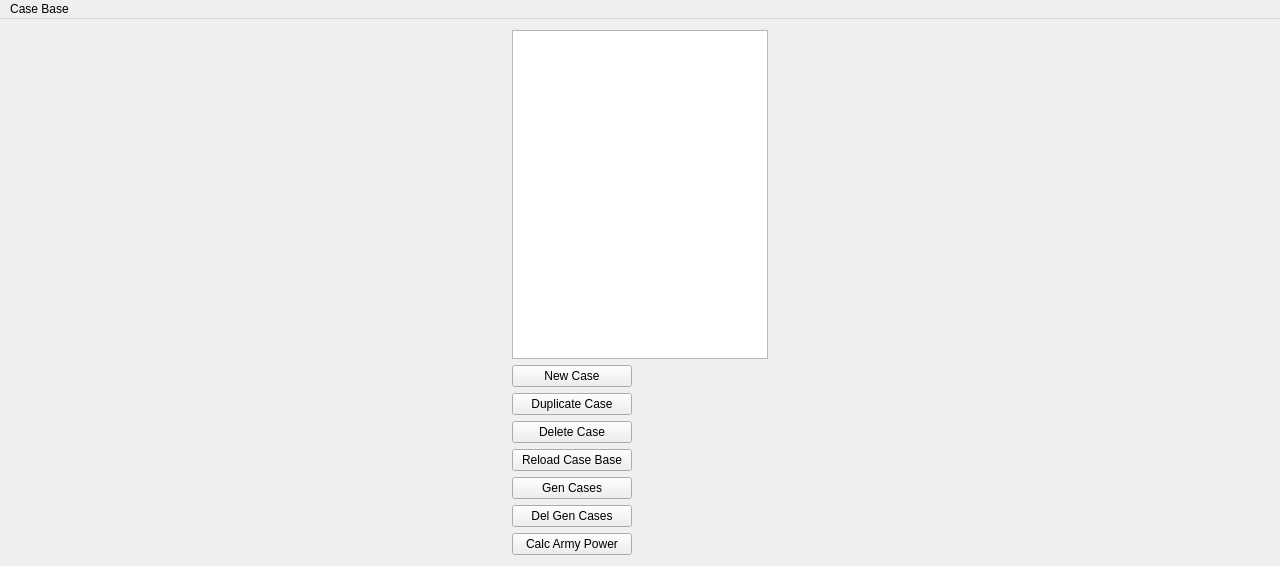
<?xml version="1.0" encoding="UTF-8"?>
<ui version="4.0">
 <class>CaseVisualizerClass</class>
 <widget class="QMainWindow" name="CaseVisualizerClass">
  <property name="geometry">
   <rect>
    <x>0</x>
    <y>0</y>
    <width>1280</width>
    <height>566</height>
   </rect>
  </property>
  <property name="sizePolicy">
   <sizepolicy hsizetype="Preferred" vsizetype="Preferred">
    <horstretch>0</horstretch>
    <verstretch>0</verstretch>
   </sizepolicy>
  </property>
  <property name="minimumSize">
   <size>
    <width>0</width>
    <height>0</height>
   </size>
  </property>
  <property name="contextMenuPolicy">
   <enum>Qt::NoContextMenu</enum>
  </property>
  <property name="windowTitle">
   <string>Case Visualizer</string>
  </property>
  <property name="toolButtonStyle">
   <enum>Qt::ToolButtonTextOnly</enum>
  </property>
  <widget class="QWidget" name="centralWidget">
   <layout class="QHBoxLayout" name="horizontalLayout">
    <item>
     <layout class="QHBoxLayout" name="mainLayout">
      <item>
       <layout class="QGridLayout" name="caseViewLayout"/>
      </item>
      <item>
       <layout class="QVBoxLayout" name="verticalLayout">
        <item>
         <widget class="QListWidget" name="lstCases">
          <property name="sizePolicy">
           <sizepolicy hsizetype="Fixed" vsizetype="Preferred">
            <horstretch>0</horstretch>
            <verstretch>0</verstretch>
           </sizepolicy>
          </property>
          <property name="font">
           <font>
            <family>Tahoma</family>
            <pointsize>8</pointsize>
            <weight>50</weight>
            <italic>false</italic>
            <bold>false</bold>
            <underline>false</underline>
            <strikeout>false</strikeout>
           </font>
          </property>
          <property name="frameShadow">
           <enum>QFrame::Plain</enum>
          </property>
          <property name="alternatingRowColors">
           <bool>true</bool>
          </property>
          <property name="spacing">
           <number>2</number>
          </property>
          <property name="selectionRectVisible">
           <bool>true</bool>
          </property>
          <property name="sortingEnabled">
           <bool>true</bool>
          </property>
         </widget>
        </item>
        <item>
         <widget class="QPushButton" name="btnNewCase">
          <property name="sizePolicy">
           <sizepolicy hsizetype="Fixed" vsizetype="Fixed">
            <horstretch>0</horstretch>
            <verstretch>0</verstretch>
           </sizepolicy>
          </property>
          <property name="minimumSize">
           <size>
            <width>120</width>
            <height>0</height>
           </size>
          </property>
          <property name="text">
           <string>New Case</string>
          </property>
         </widget>
        </item>
        <item>
         <widget class="QPushButton" name="btnDuplicateCase">
          <property name="sizePolicy">
           <sizepolicy hsizetype="Fixed" vsizetype="Fixed">
            <horstretch>0</horstretch>
            <verstretch>0</verstretch>
           </sizepolicy>
          </property>
          <property name="minimumSize">
           <size>
            <width>120</width>
            <height>0</height>
           </size>
          </property>
          <property name="text">
           <string>Duplicate Case</string>
          </property>
         </widget>
        </item>
        <item>
         <widget class="QPushButton" name="btnDeleteCase">
          <property name="sizePolicy">
           <sizepolicy hsizetype="Fixed" vsizetype="Fixed">
            <horstretch>0</horstretch>
            <verstretch>0</verstretch>
           </sizepolicy>
          </property>
          <property name="minimumSize">
           <size>
            <width>120</width>
            <height>0</height>
           </size>
          </property>
          <property name="text">
           <string>Delete Case</string>
          </property>
         </widget>
        </item>
        <item>
         <widget class="QPushButton" name="btnReloadCB">
          <property name="sizePolicy">
           <sizepolicy hsizetype="Fixed" vsizetype="Fixed">
            <horstretch>0</horstretch>
            <verstretch>0</verstretch>
           </sizepolicy>
          </property>
          <property name="minimumSize">
           <size>
            <width>120</width>
            <height>0</height>
           </size>
          </property>
          <property name="text">
           <string>Reload Case Base</string>
          </property>
         </widget>
        </item>
        <item>
         <widget class="QPushButton" name="btnGenCases">
          <property name="sizePolicy">
           <sizepolicy hsizetype="Fixed" vsizetype="Fixed">
            <horstretch>0</horstretch>
            <verstretch>0</verstretch>
           </sizepolicy>
          </property>
          <property name="minimumSize">
           <size>
            <width>120</width>
            <height>0</height>
           </size>
          </property>
          <property name="text">
           <string>Gen Cases</string>
          </property>
          <property name="autoDefault">
           <bool>false</bool>
          </property>
         </widget>
        </item>
        <item>
         <widget class="QPushButton" name="btnDelGenCases">
          <property name="sizePolicy">
           <sizepolicy hsizetype="Fixed" vsizetype="Fixed">
            <horstretch>0</horstretch>
            <verstretch>0</verstretch>
           </sizepolicy>
          </property>
          <property name="minimumSize">
           <size>
            <width>120</width>
            <height>0</height>
           </size>
          </property>
          <property name="text">
           <string>Del Gen Cases</string>
          </property>
         </widget>
        </item>
        <item>
         <widget class="QPushButton" name="btnCalcArmyPower">
          <property name="sizePolicy">
           <sizepolicy hsizetype="Fixed" vsizetype="Fixed">
            <horstretch>0</horstretch>
            <verstretch>0</verstretch>
           </sizepolicy>
          </property>
          <property name="minimumSize">
           <size>
            <width>120</width>
            <height>0</height>
           </size>
          </property>
          <property name="text">
           <string>Calc Army Power</string>
          </property>
         </widget>
        </item>
       </layout>
      </item>
     </layout>
    </item>
   </layout>
  </widget>
  <widget class="QMenuBar" name="menuBar">
   <property name="geometry">
    <rect>
     <x>0</x>
     <y>0</y>
     <width>1280</width>
     <height>26</height>
    </rect>
   </property>
   <widget class="QMenu" name="menuCaseBase">
    <property name="title">
     <string>Case Base</string>
    </property>
    <addaction name="actionOpen"/>
    <addaction name="actionNew"/>
    <addaction name="actionSave"/>
    <addaction name="actionSaveAs"/>
    <addaction name="separator"/>
    <addaction name="actionRefresh"/>
   </widget>
   <addaction name="menuCaseBase"/>
  </widget>
  <action name="actionOpen">
   <property name="text">
    <string>Open</string>
   </property>
   <property name="shortcut">
    <string>Ctrl+O</string>
   </property>
  </action>
  <action name="actionNew">
   <property name="text">
    <string>New</string>
   </property>
   <property name="shortcut">
    <string>Ctrl+N</string>
   </property>
  </action>
  <action name="actionSave">
   <property name="text">
    <string>Save</string>
   </property>
   <property name="shortcut">
    <string>Ctrl+S</string>
   </property>
  </action>
  <action name="actionRefresh">
   <property name="text">
    <string>Refresh</string>
   </property>
   <property name="shortcut">
    <string>F5</string>
   </property>
  </action>
  <action name="actionSaveAs">
   <property name="text">
    <string>Save As</string>
   </property>
   <property name="shortcut">
    <string>Ctrl+Shift+S</string>
   </property>
  </action>
 </widget>
 <layoutdefault spacing="6" margin="11"/>
 <resources/>
 <connections/>
</ui>
